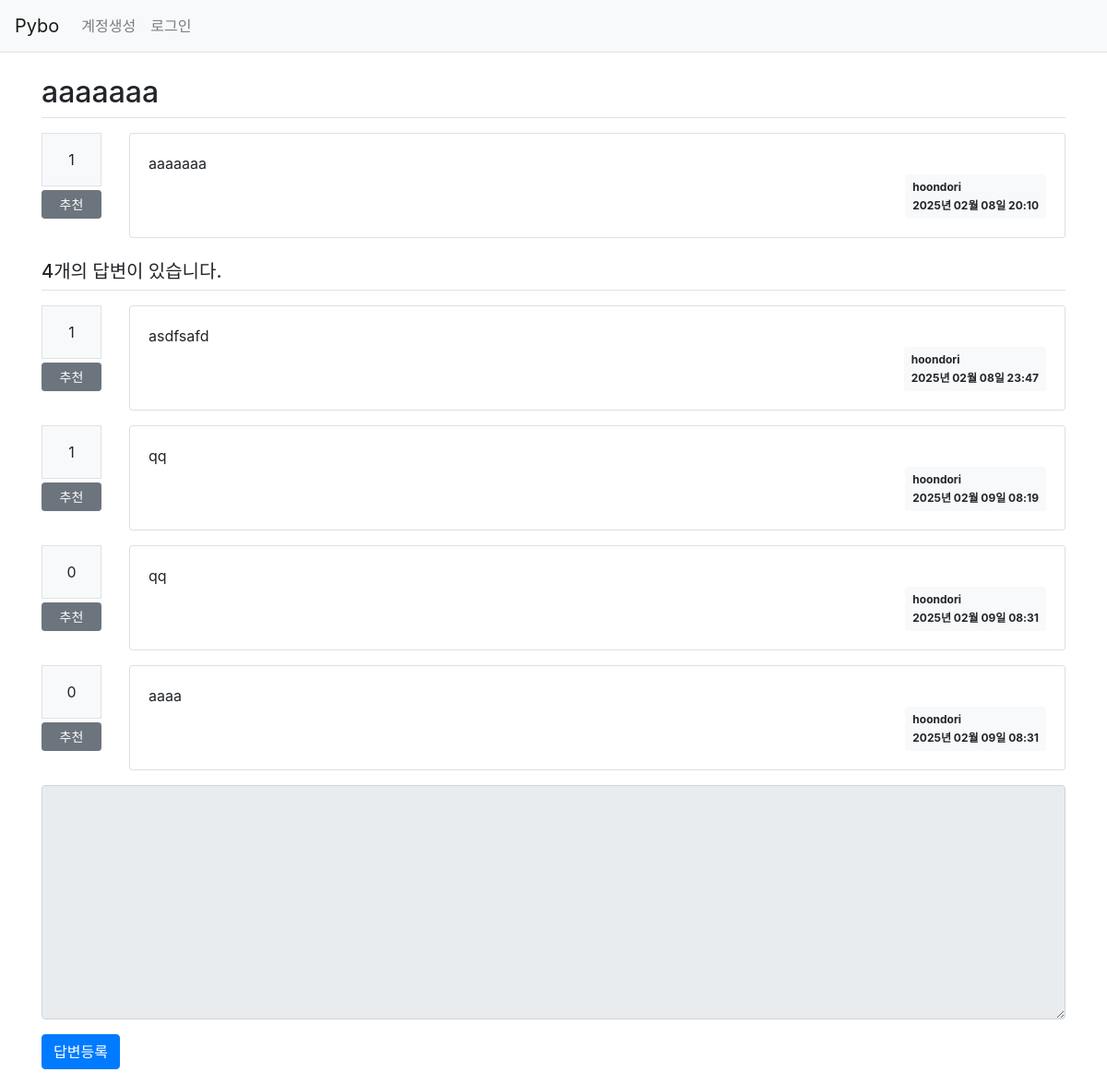
/question/detail/306, run on the app's committed database.
### pybo/models.py (models this page shows)
class Question(db.Model):
    id = db.Column(db.Integer, primary_key=True)
    subject = db.Column(db.String(200), nullable=False)
    content = db.Column(db.Text(), nullable=False)
    create_date = db.Column(db.DateTime(), nullable=False)
    user_id = db.Column(db.Integer, db.ForeignKey('user.id', ondelete='CASCADE'), nullable=False)
    user = db.relationship('User', backref=db.backref('question_set'))
    modify_date = db.Column(db.DateTime(), nullable=True)
    voter = db.relationship('User', secondary=question_voter, backref=db.backref('question_voter_set'))

class User(db.Model):
    id = db.Column(db.Integer, primary_key=True)
    username = db.Column(db.String(150), unique=True, nullable=False)
    password = db.Column(db.String(200), nullable=False)
    email = db.Column(db.String(120), unique=True, nullable=False)

class Answer(db.Model):
    id = db.Column(db.Integer, primary_key=True)
    question_id = db.Column(db.Integer, db.ForeignKey('question.id', ondelete='CASCADE'))
    question = db.relationship('Question', backref=db.backref('answer_set'))
    content = db.Column(db.Text(), nullable=False)
    create_date = db.Column(db.DateTime(), nullable=False)
    user_id = db.Column(db.Integer, db.ForeignKey('user.id', ondelete='CASCADE'), nullable=False)
    user = db.relationship('User', backref=db.backref('answer_set'))
    modify_date = db.Column(db.DateTime(), nullable=True)
    voter = db.relationship('User', secondary=answer_voter, backref=db.backref('answer_voter_set'))

### pybo/views/question_views.py (the view)
@bp.route("/detail/<int:question_id>")
def detail(question_id):
    form = AnswerForm()
    question = Question.query.get_or_404(question_id)
    return render_template('question/question_detail.html', question=question, form=form)

### pybo/forms.py
class AnswerForm(FlaskForm):
    content = TextAreaField('내용', validators=[DataRequired("내용을 채워!")])

### pybo/filter.py (called while the page is built)
def format_datetime(value, fmt='%Y년 %m월 %d일 %H:%M'):
    return value.strftime(fmt)

### pybo/views/auth_views.py (called while the page is built)
@bp.before_app_request
def load_logged_in_user():
    user_id = session.get('user_id')
    if user_id is None:
        g.user = None
    else:
        g.user = User.query.get(user_id)

### pybo/templates/question/question_detail.html (shortened to what this page needs)
{% extends 'base.html' %}
{% block content %}
<div class="container my-3">
    <h2 class="border-bottom py-2">{{ question.subject }}</h2>
    <div class="row my-3">
        <div class="col-1">
            <div class="bg-light text-center p-3 border font-weight-bolter mb-1">
                {{ question.voter|length }}
            </div>
            <a href="#" data-uri="{{ url_for('vote.question', question_id=question.id) }}"
               class="recommend btn btn-sm btn-secondary btn-block my-1">추천</a>
        </div>
        <div class="col-11">
            <div class="card">
                <div class="card-body">
                    <div class="card-text" style="white-space: pre-line;">{{ question.content }}</div>
                    <div class="d-flex justify-content-end">
                        <div class="badge badge-light p-2 text-left">
                            <div class="mb-2">{{ question.user.username }} </div>
                            <div>{{ question.create_date|datetime }}</div>
                        </div>
                    </div>
                </div>
            </div>
        </div>
    </div>
    <h5 class="border-bottom my-3 py-2">{{ question.answer_set|length }}개의 답변이 있습니다.</h5>
    {% for answer in question.answer_set %}
    <div class="row my-3">
        <div class="col-1">
            <div class="bg-light text-center p-3 border font-weight-bolter mb-1">
                {{ answer.voter|length }}
            </div>
            <a href="#" data-uri="{{ url_for('vote.answer', answer_id=answer.id) }}"
               class="recommend btn btn-sm btn-secondary btn-block my-1">추천</a>
        </div>
        <div class="col-11">
            <div class="card">
                <div class="card-body">
                    <div class="card-text" style="white-space: pre-line;">{{ answer.content }}</div>
                    <div class="d-flex justify-content-end">
                        <div class="badge badge-light p-2 text-left">
                            <div class="mb-2">{{ question.user.username }} </div>
                            <div>{{ answer.create_date|datetime }}</div>
                        </div>
                    </div>
                </div>
            </div>
        </div>
    </div>
    {% endfor %}
    <form action="{{ url_for('answer.create', question_id=question.id) }}" method="post" class="my-3">
        <div class="form-group">
            <textarea {% if not g.user %}disabled{% endif %} name="content" id="content" class="form-control" rows="10"></textarea>
        </div>
        <input type="submit" value="답변등록" class="btn btn-primary">
    </form>
</div>
{% endblock %}

### data on the page
Question: subject "aaaaaaa", content "aaaaaaa", create_date "2025년 02월 08일 20:10"
User: user.username "hoondori"
Answer: voter|length "1", content "asdfsafd", create_date "2025년 02월 08일 23:47"
Answer: voter|length "1", content "qq", create_date "2025년 02월 09일 08:19"
Answer: voter|length "0", content "qq", create_date "2025년 02월 09일 08:31"
Answer: voter|length "0", content "aaaa", create_date "2025년 02월 09일 08:31"

### other printed values
{{ question.voter|length }} "1"
{{ question.answer_set|length }} "4"
